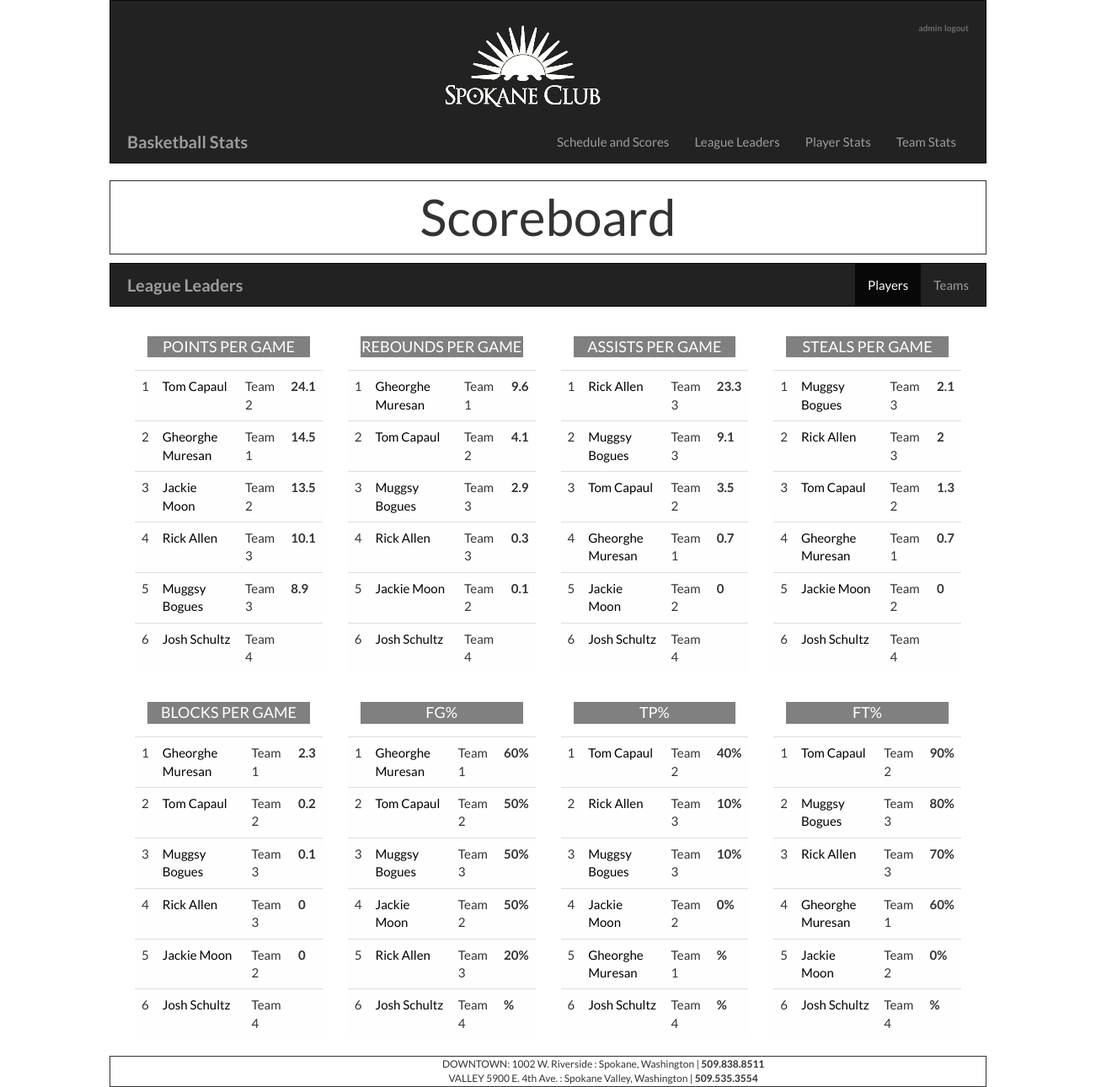
The app's page /league_leaders_page.php with its own data.
### tables this page shows
CREATE TABLE "Player_Stats" (
	`Player_ID`	INTEGER NOT NULL UNIQUE,
	`First_Name`	TEXT,
	`Last_Name`	TEXT,
	`Games_Played`	REAL,
	`Points`	REAL,
	`FGM`	REAL,
	`FGA`	REAL,
	`TPM`	REAL,
	`TPA`	REAL,
	`FTM`	REAL,
	`FTA`	REAL,
	`Assists`	REAL,
	`Steals`	REAL,
	`Rebounds`	REAL,
	`Blocks`	REAL,
	PRIMARY KEY(Player_ID)
);

CREATE TABLE "Player_Info" (
	`Player_ID`	INTEGER NOT NULL UNIQUE,
	`First_Name`	TEXT,
	`Last_Name`	TEXT,
	`Number`	INTEGER,
	`Position`	TEXT,
	`Team`	INTEGER,
	PRIMARY KEY(Player_ID)
);

### assets/php/league_leaders_queries.php (the view, shortened to what this page needs)
<?php
	$db = new PDO('sqlite:assets/db/ewuscbb.db');
	$ppg10 = $db->query('select pi.Player_ID, ps.First_Name, ps.Last_Name, Team, round(Points/Games_Played, 1) as PPG
			from Player_Stats as ps left outer join Player_Info as pi on ps.First_Name = 	pi.First_Name and ps.Last_Name = pi.Last_Name
			order by PPG desc
			limit 10');
	$apg10 = $db->query('select pi.Player_ID, ps.First_Name, ps.Last_Name, Team, round(Assists/Games_Played, 1) as APG
			from Player_Stats as ps left outer join Player_Info as pi on ps.First_Name = 	pi.First_Name and ps.Last_Name = pi.Last_Name
			order by APG desc
			limit 10');
	$rpg10 = $db->query('select pi.Player_ID, ps.First_Name, ps.Last_Name, Team, round(Rebounds/Games_Played, 1) as RPG
			from Player_Stats as ps left outer join Player_Info as pi on ps.First_Name = 	pi.First_Name and ps.Last_Name = pi.Last_Name
			order by RPG desc
			limit 10');
	$spg10 = $db->query('select pi.Player_ID, ps.First_Name, ps.Last_Name, Team, round(Steals/Games_Played, 1) as SPG
			from Player_Stats as ps left outer join Player_Info as pi on ps.First_Name = 	pi.First_Name and ps.Last_Name = pi.Last_Name
			order by SPG desc
			limit 10');
	$bpg10 = $db->query('select pi.Player_ID, ps.First_Name, ps.Last_Name, Team, round(Blocks/Games_Played, 1) as BPG
			from Player_Stats as ps left outer join Player_Info as pi on ps.First_Name = 	pi.First_Name and ps.Last_Name = pi.Last_Name
			order by BPG desc
			limit 10');
	$tpp10 = $db->query('select pi.Player_ID, ps.First_Name, ps.Last_Name, Team, (100*(round(TPM/TPA, 1))) as TPP
			from Player_Stats as ps left outer join Player_Info as pi on ps.First_Name = 	pi.First_Name and ps.Last_Name = pi.Last_Name
			order by TPP desc
			limit 10');
	$ftp10 = $db->query('select pi.Player_ID, ps.First_Name, ps.Last_Name, Team, (100*(round(FTM/FTA, 1))) as FTP
			from Player_Stats as ps left outer join Player_Info as pi on ps.First_Name = 	pi.First_Name and ps.Last_Name = pi.Last_Name
			order by FTP desc
			limit 10');
	$fgp10 = $db->query('select pi.Player_ID, ps.First_Name, ps.Last_Name, Team, (100*(round(FGM/FGA, 1))) as FGP
			from Player_Stats as ps left outer join Player_Info as pi on ps.First_Name = 	pi.First_Name and ps.Last_Name = pi.Last_Name
			order by FGP desc
			limit 10');
	function getPPG10(){
		  try
		  {
		    global $ppg10;
			$i = 1;
		    foreach($ppg10 as $row)
		    {
		      print "<tr><td>".$i."</td>";
		      print "<td><a href = player_indi_stats.php?id=".$row['Player_ID'].">".$row['First_Name']." ".$row['Last_Name']."</a></td>";
		      print "<td>Team ".$row['Team']."</td>";
		      print "<td><b>".$row['PPG']."</b></td></tr>";
		      $i++;
		    }
		  }
		  catch(PDOException $e)
		  {
		    print 'Exception : '.$e->getMessage();
		  }
	}
	function getAPG10(){
		try
		  {
		  	global $apg10;
			$i = 1;
		    foreach($apg10 as $row)
		    {
		      print "<tr><td>".$i."</td>";
		      print "<td><a href = player_indi_stats.php?id=".$row['Player_ID'].">".$row['First_Name']." ".$row['Last_Name']."</a></td>";
		      print "<td>Team ".$row['Team']."</td>";
		      print "<td><b>".$row['APG']."</b></td>";
		      $i++;
		    }
		  }
		  catch(PDOException $e)
		  {
		    print 'Exception : '.$e->getMessage();
		  }
	}
	function getRPG10(){
		try
		  {
		  	global $rpg10;
			$i = 1;
		    foreach($rpg10 as $row)
		    {
		      print "<tr><td>".$i."</td>";
		      print "<td><a href = player_indi_stats.php?id=".$row['Player_ID'].">".$row['First_Name']." ".$row['Last_Name']."</a></td>";
		      print "<td>Team ".$row['Team']."</td>";
		      print "<td><b>".$row['RPG']."</b></td></tr>";
		      $i++;
		    }
		  }
		  catch(PDOException $e)
		  {
		    print 'Exception : '.$e->getMessage();
		  }
	}
	function getSPG10(){
		try
		  {
		  	global $spg10;
			$i = 1;
		    foreach($spg10 as $row)
		    {
		      print "<tr><td>".$i."</td>";
		      print "<td><a href = player_indi_stats.php?id=".$row['Player_ID'].">".$row['First_Name']." ".$row['Last_Name']."</a></td>";
		      print "<td>Team ".$row['Team']."</td>";
		      print "<td><b>".$row['SPG']."</b></td>";
		      $i++;
		    }
		  }
		  catch(PDOException $e)
		  {
		    print 'Exception : '.$e->getMessage();
		  }
	}
	function getBPG10(){
		  try
		  {
		    global $bpg10;
			$i = 1;
		    foreach($bpg10 as $row)
		    {
		      print "<tr><td>".$i."</td>";
		      print "<td><a href = player_indi_stats.php?id=".$row['Player_ID'].">".$row['First_Name']." ".$row['Last_Name']."</a></td>";
		      print "<td>Team ".$row['Team']."</td>";
		      print "<td><b>".$row['BPG']."</b></td></tr>";
		      $i++;
		    }
		  }
		  catch(PDOException $e)
		  {
		    print 'Exception : '.$e->getMessage();
		  }
	}
	function getTPP10(){
		  try
		  {
		    global $tpp10;
			$i = 1;
		    foreach($tpp10 as $row)
		    {
		      print "<tr><td>".$i."</td>";
		      print "<td><a href = player_indi_stats.php?id=".$row['Player_ID'].">".$row['First_Name']." ".$row['Last_Name']."</a></td>";
		      print "<td>Team ".$row['Team']."</td>";
		      print "<td><b>".$row['TPP']."%</b></td></tr>";
		      $i++;
		    }
		  }
		  catch(PDOException $e)
		  {
		    print 'Exception : '.$e->getMessage();
		  }
	}
	function getFTP10(){
		  try
		  {
		    global $ftp10;
			$i = 1;
		    foreach($ftp10 as $row)
		    {
		      print "<tr><td>".$i."</td>";
		      print "<td><a href = player_indi_stats.php?id=".$row['Player_ID'].">".$row['First_Name']." ".$row['Last_Name']."</a></td>";
		      print "<td>Team ".$row['Team']."</td>";
		      print "<td><b>".$row['FTP']."%</b></td></tr>";
		      $i++;
		    }
		  }
		  catch(PDOException $e)
		  {
		    print 'Exception : '.$e->getMessage();
		  }
	}
	function getFGP10(){
		  try
		  {
		    global $fgp10;
			$i = 1;
		    foreach($fgp10 as $row)
		    {
		      print "<tr><td>".$i."</td>";
		      print "<td><a href = player_indi_stats.php?id=".$row['Player_ID'].">".$row['First_Name']." ".$row['Last_Name']."</a></td>";
		      print "<td>Team ".$row['Team']."</td>";
		      print "<td><b>".$row['FGP']."%</b></td></tr>";
		      $i++;
		    }
		  }
		  catch(PDOException $e)
		  {
		    print 'Exception : '.$e->getMessage();
		  }
	}
?>

### assets/css/main.css (style rules this page uses)
body { font-family:'Lato',sans-serif; font-weight:400; font-size:15; -webkit-font-smoothing: antialiased; -webkit-overflow-scrolling: touch; }
@media (min-width:840px) { body { padding-left: 6%; padding-right:6%; } }
@media (min-width:992px) { body { padding-left: 8%; padding-right:8%; } }
@media (min-width:1200px) { body { padding-left: 10%; padding-right:10%; } }

### assets/css/individualstats.css (style rules this page uses)
#player_leaders a { color:black; }

### records on screen
player_stats: First_Name "Tom", Last_Name "Capaul", player_info.Team "2", PPG "24.1", RPG "4.1", APG "3.5", SPG "1.3", BPG "0.2", FGP "50", TPP "40", FTP "90"
player_stats: First_Name "Gheorghe", Last_Name "Muresan", player_info.Team "1", PPG "14.5", RPG "9.6", APG "0.7", SPG "0.7", BPG "2.3", FGP "60", FTP "60"
player_stats: First_Name "Jackie", Last_Name "Moon", player_info.Team "2", PPG "13.5", RPG "0.1", APG "0", SPG "0", BPG "0", FGP "50", TPP "0", FTP "0"
player_stats: First_Name "Rick", Last_Name "Allen", player_info.Team "3", PPG "10.1", RPG "0.3", APG "23.3", SPG "2", BPG "0", FGP "20", TPP "10", FTP "70"
player_stats: First_Name "Muggsy", Last_Name "Bogues", player_info.Team "3", PPG "8.9", RPG "2.9", APG "9.1", SPG "2.1", BPG "0.1", FGP "50", TPP "10", FTP "80"
player_stats: First_Name "Josh", Last_Name "Schultz", player_info.Team "4"
